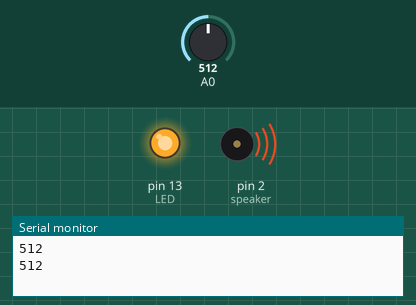
The sketch below on a simulated Arduino Uno, built with avr-gcc and run on an emulated ATmega328P. On the bench: output pins drawn as LEDs (lit = HIGH), buzzer (waves = sounding), the last lines printed to the serial monitor. The inputs (shaded band) are chosen by the test bench; at power-on: A0 = 512. Pins used as bus, display or sensor lines are not drawn.

Above: at 3.1 s.
3.2 s: A0 set to 585
6.7 s: A0 set to 616
At 7.6 s:
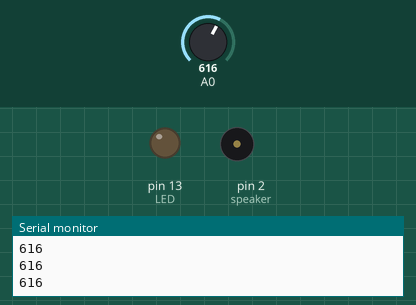
9.9 s: A0 set to 590
At 11.35 s:
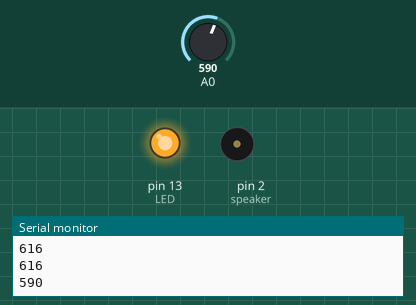
Timing chart, 0 to 19.4 s (numbered marks = the images above; inputs shaded):
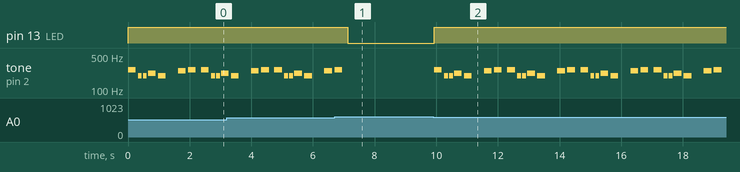

Measured:
- the behaviour switches between 599 and 600 on A0 (found by bisection; images 0 and 1)
- after the input at 6.7 s, pin 13 (LED): HIGH → LOW after 0.42 s; tone on pin 2 (speaker): goes on until 6.9 s, then stays silent
- after the input at 9.9 s, pin 13 (LED): LOW → HIGH at once; tone on pin 2 (speaker): silent → 262 Hz at once, then repeats every 2.4 s: silent 0.08 s, 2 × (196 Hz 0.13 s, silent 0.04 s), 220 Hz 0.25 s, silent 0.08 s, 196 Hz 0.25 s, silent 0.40 s, 247 Hz 0.25 s, silent 0.08 s, 262 Hz 0.25 s, silent 0.18 s, 262 Hz 0.25 s
- by itself, tone on pin 2 (speaker): plays 196 Hz for 0.25 s, 247 Hz for 0.25 s, 262 Hz for 0.25 s, 262 Hz for 0.25 s, 196 Hz for 0.13 s, 196 Hz for 0.13 s … (10 notes in this stretch)

The sketch:

phototransistor.ino
```cpp
// Project 1 – Photo transistor

#include "pitches.h"

int LED = 13;                         //define LED digital pin 13
int val = 0;            //define the voltage value of photo diode in digital pin 0
int speaker = 2;

int melody[] = {
  NOTE_C4, NOTE_G3, NOTE_G3, NOTE_A3, NOTE_G3, 0, NOTE_B3, NOTE_C4
};

// note durations: 4 = quarter note, 8 = eighth note, etc.:
int noteDurations[] = {
  4, 8, 8, 4, 4, 4, 4, 4
};

void setup(){
  pinMode(LED,OUTPUT);                // Configure LED as output mode
  Serial.begin(9600);                 //Configure baud rate 9600
}

void loop(){
  val = analogRead(0);                // Read voltage value ranging from 0 -1023
  Serial.println(val);                         // read voltage value from serial monitor

  if(val<600){                                  // If lower than 1000, turn off LED
    digitalWrite(LED,HIGH);
    digitalWrite(speaker,HIGH);
    soundAlarm();
  }
  else{                                              // Otherwise turn on LED
    digitalWrite(LED,LOW);
    noTone(speaker);
  }
  delay(100);                                      // delay for 10ms
}

void soundAlarm() {
  for (int thisNote = 0; thisNote < 8; thisNote++) {
    // to calculate the note duration, take one second divided by the note type.
    //e.g. quarter note = 1000 / 4, eighth note = 1000/8, etc.
    int noteDuration = 1000 / noteDurations[thisNote];
    tone(speaker, melody[thisNote], noteDuration);

    // to distinguish the notes, set a minimum time between them.
    // the note's duration + 30% seems to work well:
    int pauseBetweenNotes = noteDuration * 1.30;
    delay(pauseBetweenNotes);
    // stop the tone playing:
    noTone(speaker);
  }
}
```

pitches.h
```cpp
/*************************************************
 * Public Constants
 *************************************************/

#define NOTE_B0  31
#define NOTE_C1  33
#define NOTE_CS1 35
#define NOTE_D1  37
#define NOTE_DS1 39
#define NOTE_E1  41
#define NOTE_F1  44
#define NOTE_FS1 46
#define NOTE_G1  49
#define NOTE_GS1 52
#define NOTE_A1  55
#define NOTE_AS1 58
#define NOTE_B1  62
#define NOTE_C2  65
#define NOTE_CS2 69
#define NOTE_D2  73
#define NOTE_DS2 78
#define NOTE_E2  82
#define NOTE_F2  87
#define NOTE_FS2 93
#define NOTE_G2  98
#define NOTE_GS2 104
#define NOTE_A2  110
#define NOTE_AS2 117
#define NOTE_B2  123
#define NOTE_C3  131
#define NOTE_CS3 139
#define NOTE_D3  147
#define NOTE_DS3 156
#define NOTE_E3  165
#define NOTE_F3  175
#define NOTE_FS3 185
#define NOTE_G3  196
#define NOTE_GS3 208
#define NOTE_A3  220
#define NOTE_AS3 233
#define NOTE_B3  247
#define NOTE_C4  262
#define NOTE_CS4 277
#define NOTE_D4  294
#define NOTE_DS4 311
#define NOTE_E4  330
#define NOTE_F4  349
#define NOTE_FS4 370
#define NOTE_G4  392
#define NOTE_GS4 415
#define NOTE_A4  440
#define NOTE_AS4 466
#define NOTE_B4  494
#define NOTE_C5  523
#define NOTE_CS5 554
#define NOTE_D5  587
#define NOTE_DS5 622
#define NOTE_E5  659
#define NOTE_F5  698
#define NOTE_FS5 740
#define NOTE_G5  784
#define NOTE_GS5 831
#define NOTE_A5  880
#define NOTE_AS5 932
#define NOTE_B5  988
#define NOTE_C6  1047
#define NOTE_CS6 1109
#define NOTE_D6  1175
#define NOTE_DS6 1245
#define NOTE_E6  1319
#define NOTE_F6  1397
#define NOTE_FS6 1480
#define NOTE_G6  1568
#define NOTE_GS6 1661
#define NOTE_A6  1760
#define NOTE_AS6 1865
#define NOTE_B6  1976
#define NOTE_C7  2093
#define NOTE_CS7 2217
#define NOTE_D7  2349
#define NOTE_DS7 2489
#define NOTE_E7  2637
#define NOTE_F7  2794
#define NOTE_FS7 2960
#define NOTE_G7  3136
#define NOTE_GS7 3322
#define NOTE_A7  3520
#define NOTE_AS7 3729
#define NOTE_B7  3951
#define NOTE_C8  4186
#define NOTE_CS8 4435
#define NOTE_D8  4699
#define NOTE_DS8 4978
```
